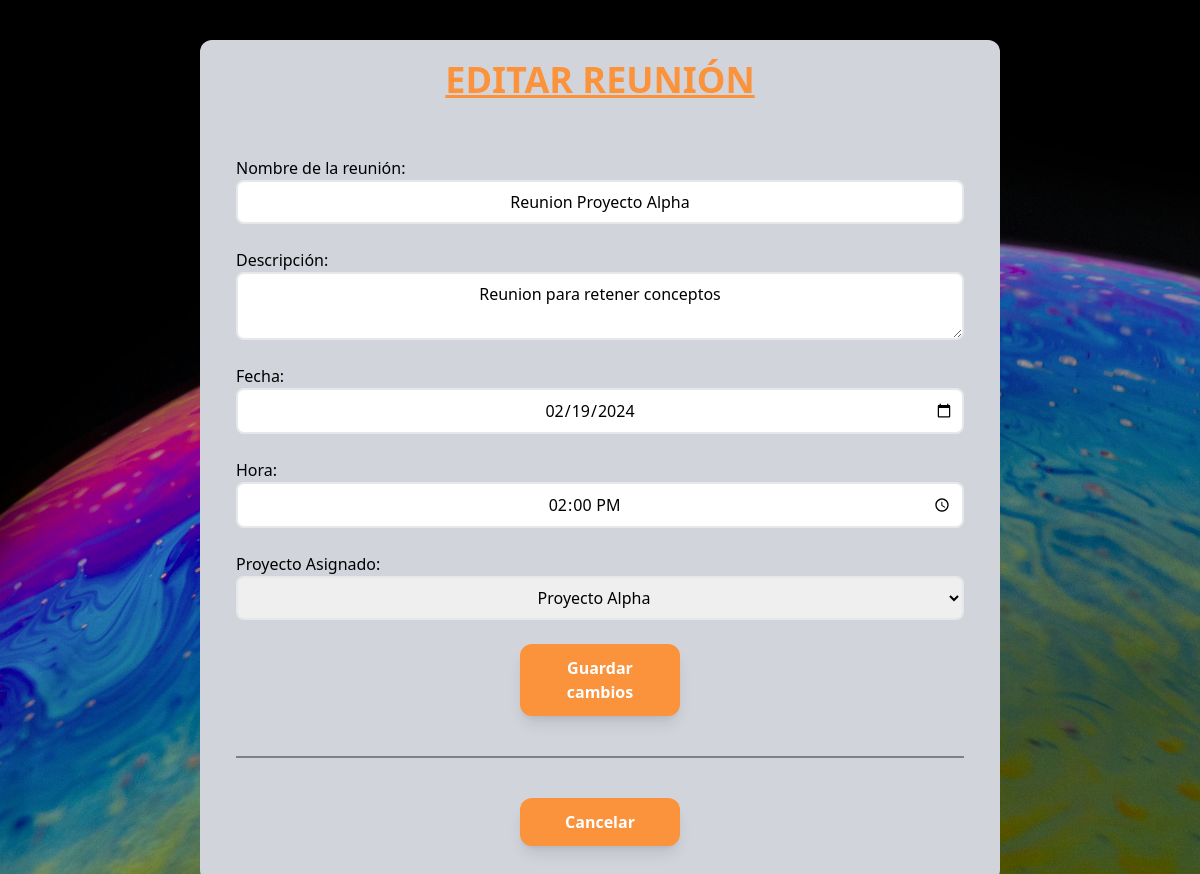
/php/jefeEquipo/editarReunionesJefeEquipo.php?id=1 (signed in), run on the app's committed database.
### tables this page shows
CREATE TABLE reuniones (
    id_reunion INT AUTO_INCREMENT PRIMARY KEY,
    titulo VARCHAR(100) NOT NULL,
    descripcion TEXT,
    fecha DATE NOT NULL,
    hora TIME NOT NULL,
    id_proyecto INT NOT NULL,
    FOREIGN KEY (id_proyecto) REFERENCES proyectos(id_proyecto) ON DELETE CASCADE
);

CREATE TABLE proyectos (
    id_proyecto INT AUTO_INCREMENT PRIMARY KEY,
    nombre VARCHAR(100) NOT NULL,
    descripcion TEXT,
    fecha_inicio DATE NOT NULL,
    fecha_fin DATE CHECK (fecha_fin IS NULL OR fecha_fin > fecha_inicio), 
    estado ENUM('pendiente', 'en progreso', 'completado') NOT NULL
);

### php/jefeEquipo/editarReunionesJefeEquipo.php (the view, shortened to what this page needs)
<?php
$con = crearConexion();
$id_reunion = $_GET['id'];
$stmt = $con->prepare("SELECT * FROM reuniones WHERE id_reunion = ?");
$stmt->bind_param("i", $id_reunion);
$stmt->execute();
$resultado = $stmt->get_result();
$reunion = $resultado->fetch_assoc();
$proyectos = $con->query("SELECT id_proyecto, nombre FROM proyectos");
?>
<!DOCTYPE html>
<html>
<head>
    <script src="https://cdn.tailwindcss.com"></script>
</head>
<body class="w-full min-h-screen flex justify-center items-center bg-cover bg-center bg-fixed z-10 bg-[url('../../img/pixels14.jpg')]">
    <div class="flex flex-col gap-10 p-5 w-full md:w-[50em] max-w-[90%] mt-10 rounded-xl bg-gray-300 justify-center items-center">
        <h1 class="font-bold text-orange-400 text-4xl underline">EDITAR REUNIÓN</h1>
        <form method="POST" class="flex flex-col w-full p-4 gap-6 rounded-lg items-center">
            <div class="flex flex-col w-full">
            Nombre de la reunión:
            <input type="text" name="titulo" class="text-center border-2 rounded-lg p-2 w-full" value="<?php echo htmlspecialchars($reunion['titulo']); ?>" required>
            </div>
            <div class="flex flex-col w-full">
            Descripción:
            <textarea name="descripcion" class="text-center border-2 rounded-lg p-2 w-full" required><?php echo htmlspecialchars($reunion['descripcion']); ?></textarea>
            </div>
            <div class="flex flex-col w-full">
            Fecha:
            <input type="date" name="fecha" class="text-center border-2 rounded-lg p-2 w-full" value="<?php echo htmlspecialchars($reunion['fecha']); ?>" required>
            </div>
            <div class="flex flex-col w-full">
            Hora:
            <input type="time" name="hora" class="text-center border-2 rounded-lg p-2 w-full" value="<?php echo htmlspecialchars($reunion['hora']); ?>" required>
            </div>
            <div class="flex flex-col w-full">
            Proyecto Asignado:
            <select name="id_proyecto" class="text-center border-2 rounded-lg p-2 w-full" required>
                <?php while ($proyecto = $proyectos->fetch_assoc()): ?>
                    <option value="<?php echo $proyecto['id_proyecto']; ?>" <?php if ($proyecto['id_proyecto'] == $reunion['id_proyecto']) echo 'selected'; ?>>
                        <?php echo htmlspecialchars($proyecto['nombre']); ?>
                    </option>
                <?php endwhile; ?>
            </select>
            </div>
            <div class="flex w-full justify-center flex-col justify-center items-center gap-10">
                <button type="submit" class="bg-orange-400 hover:bg-orange-700 text-white font-bold rounded-xl w-[10em] p-3 shadow-lg">Guardar cambios</button>
                <span class="block h-0.5 w-full bg-black opacity-40"></span>
                <button type="button" onclick="window.location.href='jefeReuniones.php'" class="bg-orange-400 hover:bg-orange-700 text-white font-bold rounded-xl w-[10em] p-3 shadow-lg">Cancelar</button>
            </div>
        </form>
    </div>
</body>
</html>

### data on the page
reuniones: titulo "Reunion Proyecto Alpha", descripcion "Reunion para retener conceptos", fecha "02/19/2024", hora "14:00:00", id_proyecto "Proyecto Alpha"
